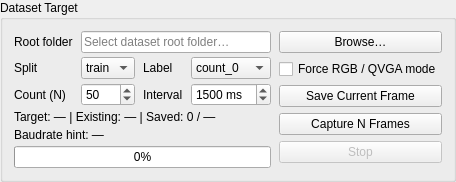
           <widget class="QGroupBox" name="dsTargetGroupBox">
             <property name="sizePolicy">
              <sizepolicy hsizetype="Expanding" vsizetype="Maximum">
               <horstretch>0</horstretch>
               <verstretch>0</verstretch>
              </sizepolicy>
             </property>
             <property name="maximumSize">
              <size><width>16777215</width><height>220</height></size>
             </property>
             <property name="title"><string>Dataset Target</string></property>
             <layout class="QHBoxLayout" name="dsOuterLayout">
              <property name="spacing"><number>8</number></property>

              <!-- LEFT: form fields -->
              <item>
               <layout class="QGridLayout" name="dsTargetGrid" columnstretch="0,1,0,1">
                <property name="horizontalSpacing"><number>8</number></property>
                <property name="verticalSpacing"><number>4</number></property>

                <item row="0" column="0">
                 <widget class="QLabel" name="dsRootLabel">
                  <property name="text"><string>Root folder</string></property>
                  <property name="role" stdset="0"><string>key</string></property>
                 </widget>
                </item>
                <item row="0" column="1" colspan="3">
                 <widget class="QLineEdit" name="dsRootLineEdit">
                  <property name="placeholderText"><string>Select dataset root folder…</string></property>
                 </widget>
                </item>

                <item row="1" column="0">
                 <widget class="QLabel" name="dsSplitLabel">
                  <property name="text"><string>Split</string></property>
                  <property name="role" stdset="0"><string>key</string></property>
                 </widget>
                </item>
                <item row="1" column="1">
                 <widget class="QComboBox" name="dsSplitCombo">
                  <item><property name="text"><string>train</string></property></item>
                  <item><property name="text"><string>val</string></property></item>
                  <item><property name="text"><string>test</string></property></item>
                 </widget>
                </item>
                <item row="1" column="2">
                 <widget class="QLabel" name="dsLabelLabel">
                  <property name="text"><string>Label</string></property>
                  <property name="role" stdset="0"><string>key</string></property>
                 </widget>
                </item>
                <item row="1" column="3">
                 <widget class="QComboBox" name="dsLabelCombo">
                  <item><property name="text"><string>count_0</string></property></item>
                  <item><property name="text"><string>count_1</string></property></item>
                  <item><property name="text"><string>count_2</string></property></item>
                  <item><property name="text"><string>count_3</string></property></item>
                  <item><property name="text"><string>count_4</string></property></item>
                  <item><property name="text"><string>count_5</string></property></item>
                  <item><property name="text"><string>count_6</string></property></item>
                  <item><property name="text"><string>count_7</string></property></item>
                  <item><property name="text"><string>count_8</string></property></item>
                  <item><property name="text"><string>count_9</string></property></item>
                 </widget>
                </item>

                <item row="2" column="0">
                 <widget class="QLabel" name="dsCountLabel">
                  <property name="text"><string>Count (N)</string></property>
                  <property name="role" stdset="0"><string>key</string></property>
                 </widget>
                </item>
                <item row="2" column="1">
                 <widget class="QSpinBox" name="dsCountSpin">
                  <property name="minimum"><number>1</number></property>
                  <property name="maximum"><number>9999</number></property>
                  <property name="value"><number>50</number></property>
                 </widget>
                </item>
                <item row="2" column="2">
                 <widget class="QLabel" name="dsIntervalLabel">
                  <property name="text"><string>Interval</string></property>
                  <property name="role" stdset="0"><string>key</string></property>
                 </widget>
                </item>
                <item row="2" column="3">
                 <widget class="QSpinBox" name="dsIntervalSpin">
                  <property name="minimum"><number>100</number></property>
                  <property name="maximum"><number>30000</number></property>
                  <property name="singleStep"><number>100</number></property>
                  <property name="value"><number>1500</number></property>
                  <property name="suffix"><string> ms</string></property>
                 </widget>
                </item>

                <item row="3" column="0" colspan="4">
                 <widget class="QLabel" name="dsStatusLabel">
                  <property name="text"><string>Target: — | Existing: — | Saved: 0 / —</string></property>
                  <property name="role" stdset="0"><string>hint</string></property>
                 </widget>
                </item>
                <item row="4" column="0" colspan="4">
                 <widget class="QLabel" name="dsBaudHintLabel">
                  <property name="text"><string>Baudrate hint: —</string></property>
                  <property name="role" stdset="0"><string>hint</string></property>
                 </widget>
                </item>
                <item row="5" column="0" colspan="4">
                 <widget class="QProgressBar" name="dsProgress">
                  <property name="value"><number>0</number></property>
                 </widget>
                </item>

               </layout>
              </item>

              <!-- RIGHT: action buttons stacked vertically -->
              <item>
               <layout class="QVBoxLayout" name="dsButtonLayout">
                <property name="spacing"><number>6</number></property>

                <item>
                 <widget class="QPushButton" name="dsBrowseButton">
                  <property name="text"><string>Browse…</string></property>
                  <property name="toolTip"><string>Select dataset root folder</string></property>
                 </widget>
                </item>
                <item>
                 <widget class="QCheckBox" name="dsForceRgbCheck">
                  <property name="text"><string>Force RGB / QVGA mode</string></property>
                 </widget>
                </item>
                <item>
                 <widget class="QPushButton" name="dsSaveButton">
                  <property name="text"><string>Save Current Frame</string></property>
                  <property name="toolTip"><string>Save the current frame to the dataset</string></property>
                 </widget>
                </item>
                <item>
                 <widget class="QPushButton" name="dsCaptureButton">
                  <property name="text"><string>Capture N Frames</string></property>
                  <property name="toolTip"><string>Start automatic capture of N frames</string></property>
                 </widget>
                </item>
                <item>
                 <widget class="QPushButton" name="dsStopButton">
                  <property name="text"><string>Stop</string></property>
                  <property name="toolTip"><string>Stop automatic capture</string></property>
                  <property name="enabled"><bool>false</bool></property>
                 </widget>
                </item>
                <item>
                 <spacer>
                  <property name="orientation"><enum>Qt::Orientation::Vertical</enum></property>
                  <property name="sizeHint" stdset="0"><size><width>0</width><height>5</height></size></property>
                 </spacer>
                </item>

               </layout>
              </item>

             </layout>
            </widget>
